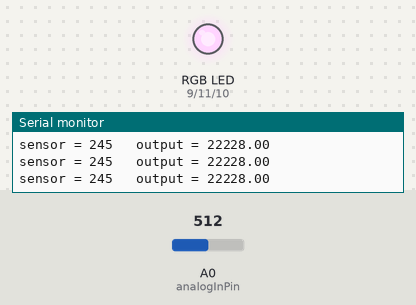
This sketch was run on a simulated Arduino Uno, built with avr-gcc and run on an emulated ATmega328P. Shown: an RGB LED mixed from three pins (HIGH = lit), the last lines printed to the serial monitor. The test bench sets the inputs (shaded band); at power-on: A0 (analogInPin) = 512.

Above: at 1.2 s.
1.3 s: A0 (analogInPin) set to 499
At 2.1 s:
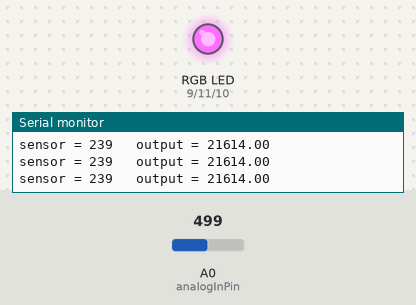
2.8 s: A0 (analogInPin) set to 305
At 3.6 s:
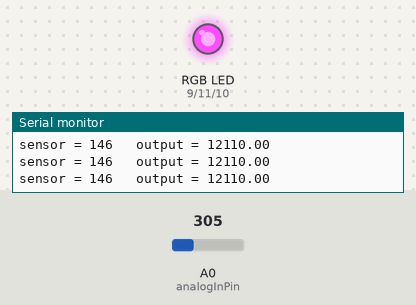
4.3 s: A0 (analogInPin) set to 304
At 5.1 s:
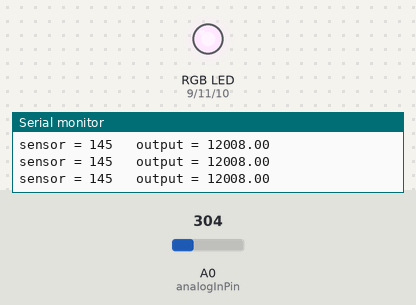
5.8 s: A0 (analogInPin) set to 245
At 6.5 s:
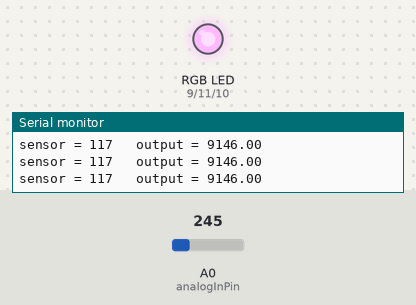
7.3 s: A0 (analogInPin) set to 1023
At 8.5 s:
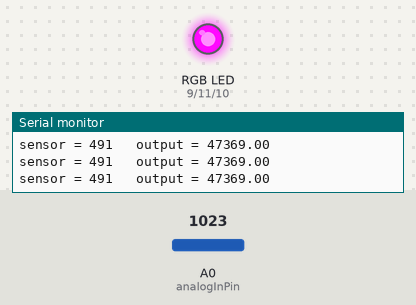
8.8 s: A0 (analogInPin) set to 1022
At 10.3 s:
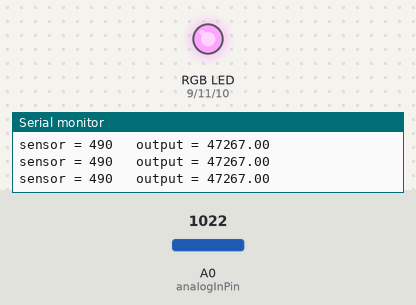
Timing chart, 0 to 11.8 s (numbered marks = the images above; inputs shaded):
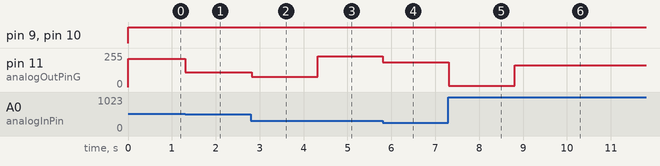

The sketch:

ArduinoWS02_05AnalogInOutSerial_RGB_LED_LM35.ino
```cpp
/*
 第2回Arduino勉強会
 発展：光センサ（CDS）を温度センサに変えてみましょう（27ページ目）
*/

// 定数の宣言
const int analogInPin = A0;    // アナログ入力に使用するピン番号の定義
const int analogOutPinR = 9;   // LED（赤）に使うピンの番号の定義
const int analogOutPinG = 11;  // LED（緑）に使うピンの番号の定義
const int analogOutPinB = 10;  // LED（青）に使うピンの番号の定義

// 変数の宣言
int sensorValue = 0;           // センサーの入力値
float outputValue = 0;         // LED用出力値

// 初期化
void setup() {
  // initialize serial communications at 9600 bps:
  Serial.begin(9600);
}

// メイン処理の記述
void loop() {
  // アナログ入力値を読み取る（0〜1023）
  sensorValue = analogRead(analogInPin);
  sensorValue = sensorValue * 0.48;

  // 値の調整：25〜30のsensorValueを0〜511に割り振ってoutputValueへ
  outputValue = map(sensorValue, 25, 30, 0, 511);

  // 値が半分以下の場合は、赤に近づける
  if(outputValue <= 255){
    analogWrite(analogOutPinR, 255);
    analogWrite(analogOutPinG, 255 - outputValue);
    analogWrite(analogOutPinB, outputValue);
   }
  // 値が半分より大きい場合は、青に近づける
  else{
    outputValue = outputValue - 256;
    analogWrite(analogOutPinR, 255 - outputValue);
    analogWrite(analogOutPinG, outputValue);
    analogWrite(analogOutPinB, 255);
  }

  Serial.print("sensor = " );    // 文字列「sensor=」をシリアルポートに書き出す
  Serial.print(sensorValue);     // センサー読み取り値をシリアルポートに書き出す
  Serial.print("\t output = ");  // 文字列「\t output=」をシリアルポートに書き出す
  Serial.println(outputValue);   // LED用出力値をシリアルポートに書き出す

  // 待機を2ミリ秒に増加
  delay(2);
}
```

Measured:
- the behaviour switches between 511 and 510 on A0 (analogInPin) (found by bisection; images 0 and 1)
- the behaviour switches between 305 and 304 on A0 (analogInPin) (found by bisection; images 2 and 3)
- the behaviour switches between 1023 and 1022 on A0 (analogInPin) (found by bisection; images 5 and 6)
- after the input at 1.3 s, pin 11 (analogOutPinG): 212/255 → 110/255 at once
- after the input at 2.8 s, pin 11 (analogOutPinG): 110/255 → 78/255 at once
- after the input at 4.3 s, pin 11 (analogOutPinG): 78/255 → 232/255 at once
- after the input at 5.8 s, pin 11 (analogOutPinG): 232/255 → 186/255 at once
- after the input at 7.3 s, pin 11 (analogOutPinG): 186/255 → 9/255 at once
- after the input at 8.8 s, pin 11 (analogOutPinG): 9/255 → 163/255 at once
